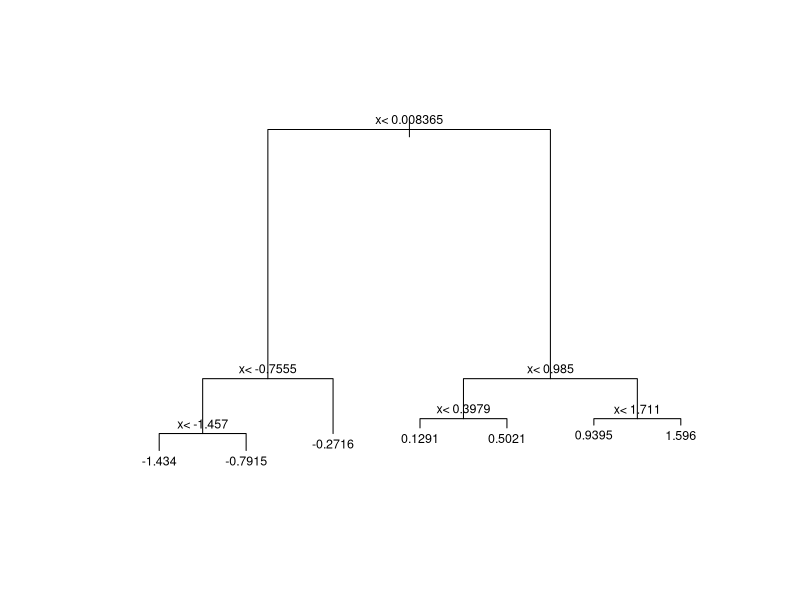

R code for this plot:
#Create a simple dataset where the outcome grows 0.75 units on average for every increase in a predictor,
#using this code:
  
library(rpart)
n <- 1000
sigma <- 0.25
x <- rnorm(n, 0, 1)
y <- 0.75 * x + rnorm(n, 0, sigma)
dat <- data.frame(x = x, y = y)
fit <- rpart(y ~ ., data = dat)
#q1
#Which code correctly uses rpart to fit a regression tree and saves the result to fit?
plot(fit, margin = 0.1)
text(fit, cex = 0.75)